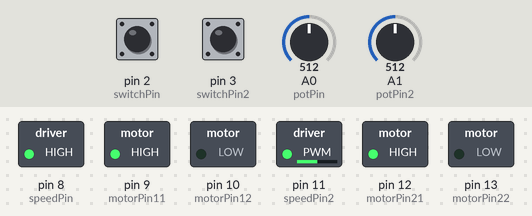
A sketch run on a simulated Arduino Uno, built with avr-gcc and run on an emulated ATmega328P. On the bench: switched loads named in the sketch (green lamp = pin HIGH). The inputs (shaded band) are chosen by the test bench; at power-on: A1 (potPin2) = 512, A0 (potPin) = 512, pin 2 (switchPin) LOW, pin 3 (switchPin2) LOW.

Above: at 1.2 s.
1.3 s: A1 (potPin2) set to 716
At 2.0 s:
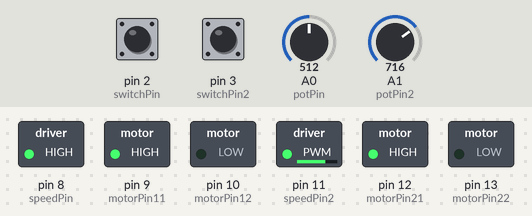
2.8 s: A0 (potPin) set to 497
At 3.2 s:
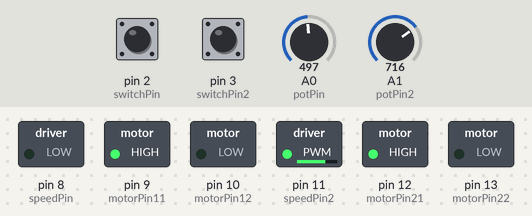
4.3 s: pin 2 (switchPin) pulled HIGH for 0.15 s
At 4.37 s:
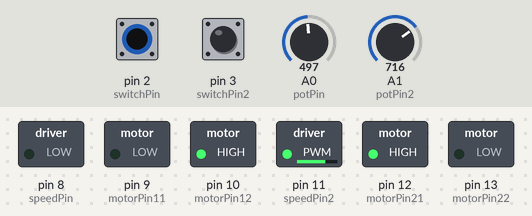
5.9 s: pin 3 (switchPin2) pulled HIGH for 0.15 s
At 5.97 s:
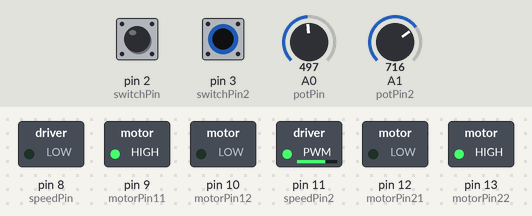
7.5 s: A1 (potPin2) set to 900
At 7.9 s:
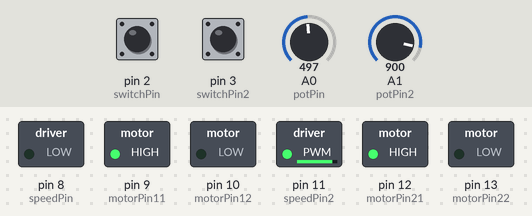
9.0 s: A0 (potPin) set to 716
At 10.3 s:
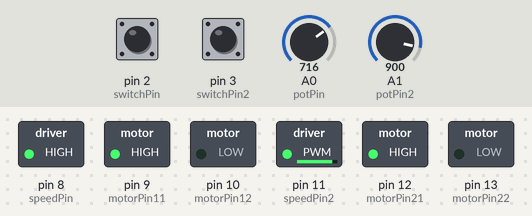
Timing chart, 0 to 11.5 s (numbered marks = the images above; inputs shaded):
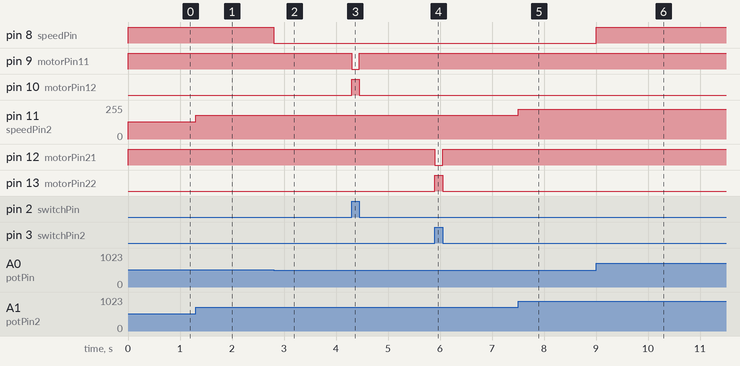

The sketch:

_16.ino
```cpp
// Project 16 - Using an L293D Motor Driver IC
#define switchPin 2 // switch input
#define switchPin2 3 // switch input

#define motorPin11 9 // L293D Input 1
#define motorPin12 10 // L293D Input 2
#define motorPin21 12 // L293D Input 3
#define motorPin22 13 // L293D Input 4
#define speedPin 8 // L293D enable pin 1
#define speedPin2 11
// L293D enable pin 2

#define potPin A0 // Potentiometer on analog Pin 0
#define potPin2 A1 // Potentiometer on analog Pin 1
int Mspeed = 0;  // a variable to hold the current speed value
int Mspeed2 = 0;  // a variable to hold the current speed value

void setup() {
//set switch pin as INPUT
pinMode(switchPin, INPUT);
pinMode(switchPin2, INPUT);

// set remaining pins as outputs
pinMode(motorPin11, OUTPUT);
pinMode(motorPin12, OUTPUT);
pinMode(speedPin, OUTPUT);

pinMode(motorPin21, OUTPUT);
pinMode(motorPin22, OUTPUT);
pinMode(speedPin2, OUTPUT);
}

void loop() {
  Mspeed = analogRead(potPin)/4; // read the speed value from the potentiometer
  Mspeed2 = analogRead(potPin2)/4;

  analogWrite(speedPin, Mspeed); // write speed to Enable 1 pin
  analogWrite(speedPin2, Mspeed2);

  if (digitalRead(switchPin)) { // If the switch is HIGH, rotate motor clockwise
    digitalWrite(motorPin11, LOW); // set Input 1 of the L293D low
    digitalWrite(motorPin12, HIGH); // set Input 2 of the L293D high
  }
  else {  // if the switch is LOW, rotate motor anti-clockwise
    digitalWrite(motorPin11, HIGH); // set Input 1 of the L293D low
    digitalWrite(motorPin12, LOW); // set Input 2 of the L293D high
  }

  if (digitalRead(switchPin2)) { // If the switch is HIGH, rotate motor clockwise
    digitalWrite(motorPin21, LOW); // set Input 1 of the L293D low
    digitalWrite(motorPin22, HIGH); // set Input 2 of the L293D high
  }
  else {  // if the switch is LOW, rotate motor anti-clockwise
    digitalWrite(motorPin21, HIGH); // set Input 1 of the L293D low
    digitalWrite(motorPin22, LOW); // set Input 2 of the L293D high
  }

}
```

Measured:
- the behaviour switches between 512 and 511 on A0 (potPin) (found by bisection; images 1 and 2)
- after the input at 1.3 s, pin 11 (speedPin2): 128/255 → 179/255 at once
- after the input at 2.8 s, pin 8 (speedPin): HIGH → LOW at once
- after the input at 4.3 s, pin 9 (motorPin11): HIGH → LOW at once, → HIGH 0.15 s later; pin 10 (motorPin12): LOW → HIGH at once, → LOW 0.15 s later
- after the input at 5.9 s, pin 12 (motorPin21): HIGH → LOW at once, → HIGH 0.15 s later; pin 13 (motorPin22): LOW → HIGH at once, → LOW 0.15 s later
- after the input at 7.5 s, pin 11 (speedPin2): 179/255 → 225/255 at once
- after the input at 9.0 s, pin 8 (speedPin): LOW → HIGH at once
